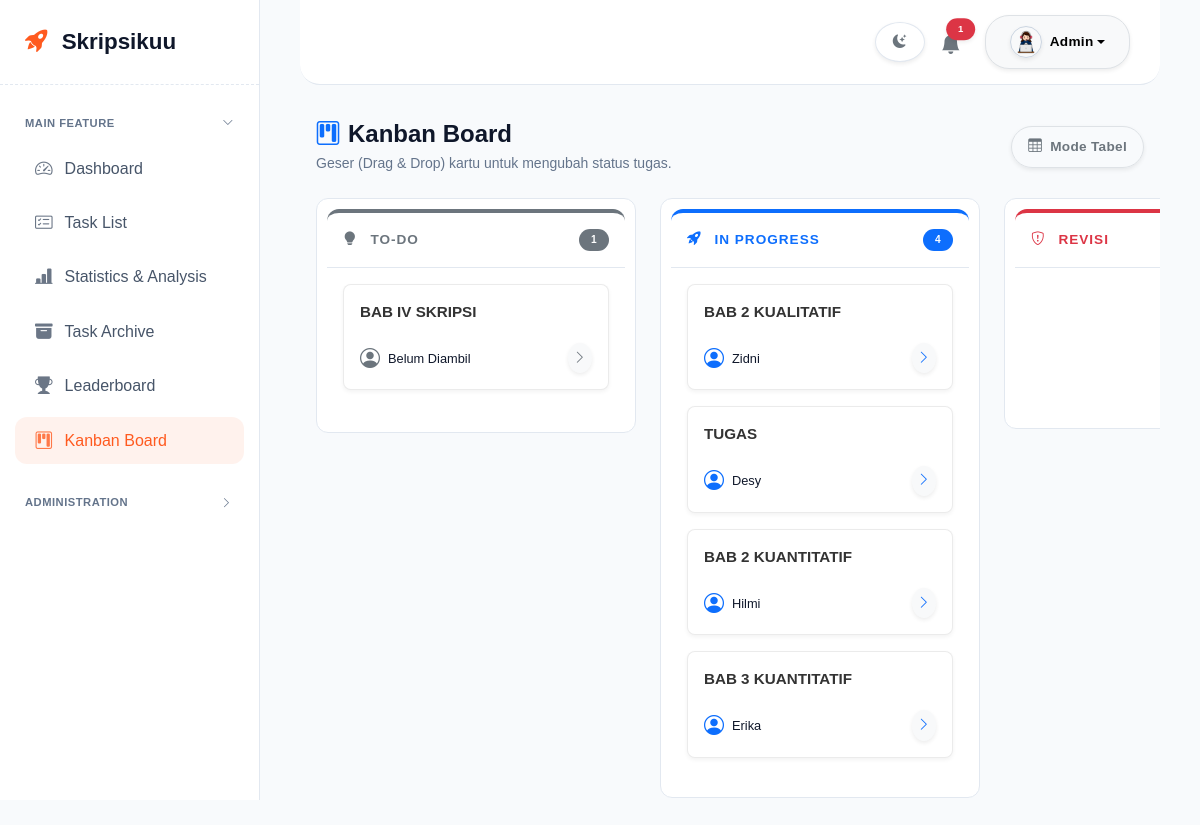
Page /kanban (signed in) on the committed database.
### tables this page shows
CREATE TABLE tugas (
            id INTEGER PRIMARY KEY AUTOINCREMENT,
            judul_tugas TEXT NOT NULL,
            deskripsi TEXT,
            deadline DATE,
            status TEXT CHECK(status IN ('To-Do', 'In Progress', 'Ready for Review', 'Revision Needed', 'Done')) DEFAULT 'To-Do',
            harga_klien REAL DEFAULT 0,
            fee_tim REAL DEFAULT 0,
            member_id INTEGER,
            reviewer_id INTEGER, file_admin TEXT, fee_admin INTEGER DEFAULT 0,
            FOREIGN KEY (member_id) REFERENCES users (id),
            FOREIGN KEY (reviewer_id) REFERENCES users (id)
        );

CREATE TABLE users (
            id INTEGER PRIMARY KEY AUTOINCREMENT,
            username TEXT UNIQUE NOT NULL,
            password TEXT NOT NULL,
            nama_lengkap TEXT NOT NULL,
            role TEXT CHECK(role IN ('admin', 'reviewer', 'member')) NOT NULL
        , foto TEXT);

### rute_web.py (the view)
    @app.route('/kanban')
    def kanban():
        if 'loggedin' not in session: return redirect(url_for('login'))
        conn = get_db_connection()
        role, user_id = session['role'], session['id']
        query_base = '''
            SELECT t.*, m.nama_lengkap AS nama_member, r.nama_lengkap AS nama_reviewer
            FROM tugas t
            LEFT JOIN users m ON t.member_id = m.id
            LEFT JOIN users r ON t.reviewer_id = r.id
        '''
        if role in ['admin', 'superadmin']:
            tugas_list = conn.execute(query_base + ' ORDER BY t.deadline ASC').fetchall()
        elif role == 'member':
            tugas_list = conn.execute(query_base + ' WHERE t.member_id = ? OR t.member_id IS NULL ORDER BY t.deadline ASC', (user_id,)).fetchall()
        elif role == 'reviewer':
            tugas_list = conn.execute(query_base + ' WHERE t.reviewer_id = ? ORDER BY t.deadline ASC', (user_id,)).fetchall()
        conn.close()
        todo = [t for t in tugas_list if t['status'] == 'To-Do']
        in_progress = [t for t in tugas_list if t['status'] == 'In Progress']
        revisi = [t for t in tugas_list if t['status'] == 'Revision Needed']
        review = [t for t in tugas_list if t['status'] == 'Ready for Review']
        done = [t for t in tugas_list if t['status'] == 'Done']
        return render_template('kanban.html', todo=todo, in_progress=in_progress, revisi=revisi, review=review, done=done)

### app.py (called while the page is built)
def load_blacklist():
    if os.path.exists(FILE_BLACKLIST):
        with open(FILE_BLACKLIST, 'r') as f:
            try: return json.load(f)
            except: return []
    return []

@app.before_request
def bouncer_security():
    raw_ip = request.headers.get('X-Forwarded-For', request.remote_addr)
    ip = raw_ip.split(',')[0].strip() if raw_ip else '0.0.0.0'
    blacklist_dinamis = load_blacklist()
    if ip in BLOCKED_IPS or ip in blacklist_dinamis:
        abort(403)
    ua = request.headers.get('User-Agent', '')
    if any(bot in ua for bot in BLOCKED_UAS):
        abort(403)

@app.after_request
def izinkan_cors(response):
    domain_aman = [
        'https://skripsikuu.pythonanywhere.com',  # Web Skripsikuu sendiri
        'https://itarya.pythonanywhere.com',      # Web Monitoring lu
        'http://localhost:5000',                  # Buat lu testing di komputer lokal
        'http://127.0.0.1:5000'
    ]
    origin_masuk = request.headers.get('Origin')
    if origin_masuk in domain_aman:
        response.headers['Access-Control-Allow-Origin'] = origin_masuk
    response.headers['Access-Control-Allow-Headers'] = 'Content-Type,Authorization'
    return response

### mesin_db.py (called while the page is built)
def get_db_connection():
    db_path = os.path.join(BASE_DIR, 'dashboard_tugas.db')
    conn = sqlite3.connect(db_path, timeout=15)
    conn.row_factory = sqlite3.Row
    return conn

### templates/kanban.html (shortened to what this page needs)
{% extends "base.html" %}
{% block content %}
<div class="d-flex justify-content-between align-items-center mb-4 mt-2 px-3 flex-wrap gap-3">
    <div>
        <h4 class="fw-bolder text-dark mb-1"><i class="bi bi-kanban text-primary me-2"></i>Kanban Board</h4>
        <p class="text-muted small mb-0">Geser (Drag & Drop) kartu untuk mengubah status tugas.</p>
    </div>
    <a href="/daftar_tugas" class="btn btn-outline-secondary btn-sm shadow-sm fw-bold rounded-pill px-3 border"><i class="bi bi-table me-1"></i> Mode Tabel</a>
</div>
<div class="kanban-board-container px-3">
    <div class="kanban-column">
        <div class="k-header txt-todo">
            <span><i class="bi bi-lightbulb-fill me-2"></i> To-Do</span>
            <span class="badge bg-secondary rounded-pill" id="count-todo">{{ todo|length }}</span>
        </div>
        <div class="k-body" id="col-todo" data-status="To-Do">
            {% for t in todo %}
            <div class="k-card" data-id="{{ t['id'] }}">
                <div class="k-title">{{ t['judul_tugas'] }}</div>
                <div class="k-meta">
                    <div class="k-avatar-area"><i class="bi bi-person-circle fs-5 text-secondary"></i> <span>Belum Diambil</span></div>
                    <a href="/tugas/{{ t['id'] }}" class="btn btn-light rounded-circle p-1 shadow-sm"><i class="bi bi-chevron-right text-secondary"></i></a>
                </div>
            </div>
            {% endfor %}
        </div>
    </div>
    <div class="kanban-column">
        <div class="k-header txt-progress">
            <span><i class="bi bi-rocket-takeoff-fill me-2"></i> In Progress</span>
            <span class="badge bg-primary rounded-pill" id="count-progress">{{ in_progress|length }}</span>
        </div>
        <div class="k-body" id="col-progress" data-status="In Progress">
            {% for t in in_progress %}
            <div class="k-card" data-id="{{ t['id'] }}">
                <div class="k-title">{{ t['judul_tugas'] }}</div>
                <div class="k-meta">
                    <div class="k-avatar-area"><i class="bi bi-person-circle fs-5 text-primary"></i> <span>{{ t['nama_member'] }}</span></div>
                    <a href="/tugas/{{ t['id'] }}" class="btn btn-light rounded-circle p-1 shadow-sm"><i class="bi bi-chevron-right text-primary"></i></a>
                </div>
            </div>
            {% endfor %}
        </div>
    </div>
    <div class="kanban-column">
        <div class="k-header txt-revisi">
            <span><i class="bi bi-shield-exclamation me-2"></i> Revisi</span>
        </div>
        <div class="k-body" id="col-revisi" data-status="Revision Needed">
        </div>
    </div>
</div>
{% endblock %}

### static/style.css (style rules this page uses)
:root { --bg-canvas: #f8fafc; --bg-card: #ffffff; --bg-sidebar: #ffffff; --bg-header: #ffffff; --text-utama: #0f172a; --text-muted: #64748b; --text-nav-inactive: #475569; --border-kaca: #e2e8f0; --bg-light-box: #f1f5f9; --shadow-spectra: 0 4px 20px rgba(15, 23, 42, 0.03); }
body { font-family: 'Plus Jakarta Sans', sans-serif; background-color: var(--bg-canvas); color: var(--text-utama); overflow-x: hidden; transition: background-color 0.3s ease, color 0.3s ease; position: relative; -webkit-font-smoothing: antialiased; -moz-osx-font-smoothing: grayscale; font-weight: 400; }
.text-dark { color: var(--text-utama) !important; }
.text-muted { color: var(--text-muted) !important; }
.btn { border-radius: 24px; font-weight: 500; font-size: 0.85rem; padding: 10px 24px; letter-spacing: 0.3px; transition: all 0.2s ease-in-out; }
.badge { border-radius: 8px; padding: 6px 12px; font-weight: 600; letter-spacing: 0.3px; }
.kanban-board-container { display: flex; overflow-x: auto; padding-bottom: 20px; gap: 20px; align-items: flex-start; }
.kanban-column { flex: 0 0 320px; background: var(--bg-light-box); border: 1px solid var(--border-kaca); border-radius: 16px; display: flex; flex-direction: column; padding: 10px; }
.k-header { padding: 12px; font-weight: 600; font-size: 0.85rem; text-transform: uppercase; letter-spacing: 1px; display: flex; justify-content: space-between; align-items: center; }
.k-card { background: var(--bg-card); padding: 16px; margin-bottom: 12px; border-radius: 12px; border: 1px solid var(--border-kaca); display: flex; flex-direction: column; gap: 8px; box-shadow: 0 2px 6px rgba(15, 23, 42, 0.04); transition: transform 0.2s ease; }
.k-title { font-size: 0.95rem; font-weight: 600; color: var(--text-utama); line-height: 1.4; }
.kanban-board-container { display: flex; overflow-x: auto; gap: 1.5rem; padding-bottom: 2rem; min-height: 70vh; }
.kanban-column { flex: 0 0 320px; background: var(--bg-card); border-radius: 12px; border: 1px solid var(--border-kaca); display: flex; flex-direction: column; max-height: 75vh; }
.k-header { padding: 1rem; font-weight: 700; border-bottom: 1px solid var(--border-kaca); display: flex; justify-content: space-between; align-items: center; border-radius: 12px 12px 0 0; }
.txt-todo { color: #6c757d; border-top: 4px solid #6c757d; }
.txt-progress { color: #0d6efd; border-top: 4px solid #0d6efd; }
.txt-revisi { color: #dc3545; border-top: 4px solid #dc3545; }
.k-body { padding: 1rem; flex-grow: 1; overflow-y: auto; overflow-x: hidden; min-height: 150px; }
.k-card { background: #fff; border-radius: 8px; padding: 1rem; margin-bottom: 1rem; box-shadow: 0 2px 4px rgba(0,0,0,0.05); border: 1px solid rgba(0,0,0,0.08); cursor: grab; transition: transform 0.2s, box-shadow 0.2s; }
.k-title { font-weight: 600; margin-bottom: 0.8rem; font-size: 0.95rem; color: #333; }
.k-meta { display: flex; justify-content: space-between; align-items: center; font-size: 0.8rem; }
.k-avatar-area { display: flex; align-items: center; gap: 0.5rem; font-weight: 500; }

### rows in the picture
tugas: judul_tugas "BAB IV SKRIPSI"
tugas: judul_tugas "BAB 2 KUALITATIF", nama_member "Zidni"
tugas: judul_tugas "TUGAS", nama_member "Desy"
tugas: judul_tugas "BAB 2 KUANTITATIF", nama_member "Hilmi"
tugas: judul_tugas "BAB 3 KUANTITATIF", nama_member "Erika"

### other values in the picture
{{ notif_count }} "1"
{{ session['nama_lengkap'] }} "Admin"
{{ todo|length }} "1"
{{ in_progress|length }} "4"
